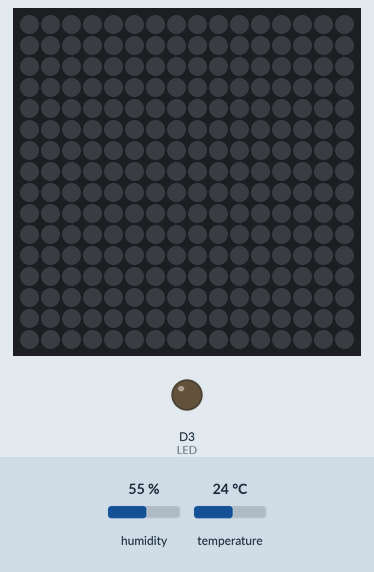
Bench run of a sketch on a simulated ESP8266 (NodeMCU). Parts: 16×16 RGB LED matrix (first LED top left, wired row by row), output pins drawn as LEDs (lit = HIGH). The inputs (shaded band) are chosen by the test bench; at power-on: humidity 55 %, temperature 24 °C. WiFi joins after 1.5 s; servers stay silent unless stated; storage starts empty; the Firebase database answers and starts empty; what the sketch prints to the serial monitor is not drawn.

Above: at 1.55 s.
Timing chart, 0 to 7.8 s (numbered marks = the images above):
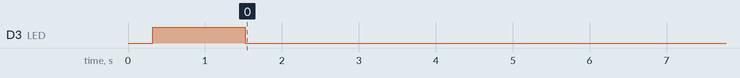

The sketch:

code_not_delay_final.ino
```cpp
#include <DHT.h>
#include <Adafruit_GFX.h>
#include <Adafruit_NeoMatrix.h>
#include <ESP8266WiFi.h>
#include <FirebaseESP8266.h>
#include <SPI.h>
#include <SD.h>
#include <NTPClient.h>

#ifndef PSTR
#define PSTR
#endif

#define MATRIX_WIDTH 16
#define MATRIX_HEIGHT 16
#define LED D3
#define DATA_PIN D2
#define SD_CS D8
#define DHTPIN D1
#define FIREBASE_HOST "https://itbootcamp-de119-default-rtdb.firebaseio.com/"
#define FIREBASE_AUTH "b54fe5fe9f3c38fe612c84ed63a1222a396f1953"
#define WIFI_SSID "guest-it-academy"
#define WIFI_PASSWORD "guest_ocpvt"

FirebaseData fbdo;
FirebaseAuth auth;
FirebaseConfig config;

Adafruit_NeoMatrix matrix = Adafruit_NeoMatrix( //объявление матрицы
  MATRIX_WIDTH, MATRIX_HEIGHT, DATA_PIN,
  NEO_MATRIX_TOP + NEO_MATRIX_LEFT + NEO_MATRIX_ROWS + NEO_MATRIX_ZIGZAG,
  NEO_GRB + NEO_KHZ800
);

DHT dht(DHTPIN, DHT11);

// Таймеры для замены delay()
unsigned long previousSensorUpdate = 0;
const long sensorInterval = 10000; // Интервал обновления датчиков (1 сек)
unsigned long previousImageUpdate = 0;
const long imageInterval = 1000;  // Интервал обновления изображения (1 сек)

void setup() {
  Serial.begin(9600);
  dht.begin();
  pinMode(D2, INPUT);
  pinMode(LED, OUTPUT);

  if (!SD.begin(SD_CS)) {
    Serial.println("Ошибка инициализации SD-карты!");
    digitalWrite(LED, 1);
    return;
  }
  Serial.println("SD-карта инициализирована");
  digitalWrite(LED ,0);

  WiFi.begin(WIFI_SSID, WIFI_PASSWORD);
  while (WiFi.status() != WL_CONNECTED) {
    Serial.print(".");
    delay(300);
    digitalWrite(LED, 1);
  }
  Serial.println("WiFi connected");
  digitalWrite(LED, 0);

  config.signer.tokens.legacy_token = FIREBASE_AUTH;
  config.database_url = FIREBASE_HOST;
  Firebase.reconnectNetwork(true);
  Firebase.begin(&config, &auth);
  matrix.begin();
  matrix.setBrightness(100);
  matrix.fillScreen(0);
  matrix.show();
}

void loop() {
  digitalWrite(LED, 0);
  unsigned long currentMillis = millis();

  // Обновление данных с датчиков и Firebase
  if (currentMillis - previousSensorUpdate >= sensorInterval) {
    previousSensorUpdate = currentMillis;

    float h = dht.readHumidity(); //Измеряем влажность
    float t = dht.readTemperature(); //Измеряем температуру
    if (isnan(h) || isnan(t)) {  // Проверка.t Если не удается считать показания, выводится «Ошибка считывания», и программа завершает работу
       Serial.println("Ошибка считывания");
       digitalWrite(LED, 1);
    }else{
      digitalWrite(LED, 0);
    }
    Firebase.setString(fbdo, "/temp/", t);
    Firebase.setString(fbdo, "/humidity/", h);
    Serial.println(t);
    Serial.println(h);
  }

  // Обновление изображения на матрице
  if (currentMillis - previousImageUpdate >= imageInterval) {
    uint8_t activeUsers = 0; // Занимает 1 байт вместо 2 байт (int)
  // Получить количество активных пользователей из Firebase
    if (Firebase.getInt(fbdo, "/users/active_users")) {
      activeUsers = fbdo.intData(); // Преобразуем int в uint8_t
      Serial.print("Активных пользователей: ");
      Serial.println(activeUsers);
      digitalWrite(LED, 0);
    } else {
      Serial.print("Ошибка получения /active_users: ");
      Serial.println(fbdo.errorReason());
      digitalWrite(LED, 1);
    }

    String filename = getFilenameForUsers(activeUsers);
    displayImageFromSD(filename);
  }
}

String getFilenameForUsers(uint8_t activeUsers) { //выбор картинки по кол-во пользователей
  switch (activeUsers) {
    case 0: return "/0.bin";
    case 1: return "/1.bin";
    case 2: return "/2.bin";
    case 3: return "/3.bin";
    case 4: return "/4.bin";
    case 5: return "/5.bin";
    case 6: return "/6.bin";
    case 7: return "/7.bin";
    case 8: return "/8.bin";
    default: return "/6.bin";
  }
}

void displayImageFromSD(const String& filename) {
  File file = SD.open(filename);
  if (!file) {
    Serial.print("Ошибка открытия файла: ");
    Serial.println(filename);
    digitalWrite(LED, 1);
    return;
  }

  if (file.size() != 768) {
    Serial.println("Некорректный формат файла!");
    file.close();
    return;
  }

  for (int y = 0; y < MATRIX_HEIGHT; y++) {
    for (int x = 0; x < MATRIX_WIDTH; x++) {
      if (file.available()) {
        uint8_t r = file.read();
        uint8_t g = file.read();
        uint8_t b = file.read();
        matrix.drawPixel(x, y, matrix.Color(r, g, b));
      }
    }
  }

  file.close();
  matrix.show();
  Serial.print("Изображение загружено: ");
  Serial.println(filename);
}
```

Measured:
- by itself, everything shown: repeats every 9.6 s, in 34 steps
